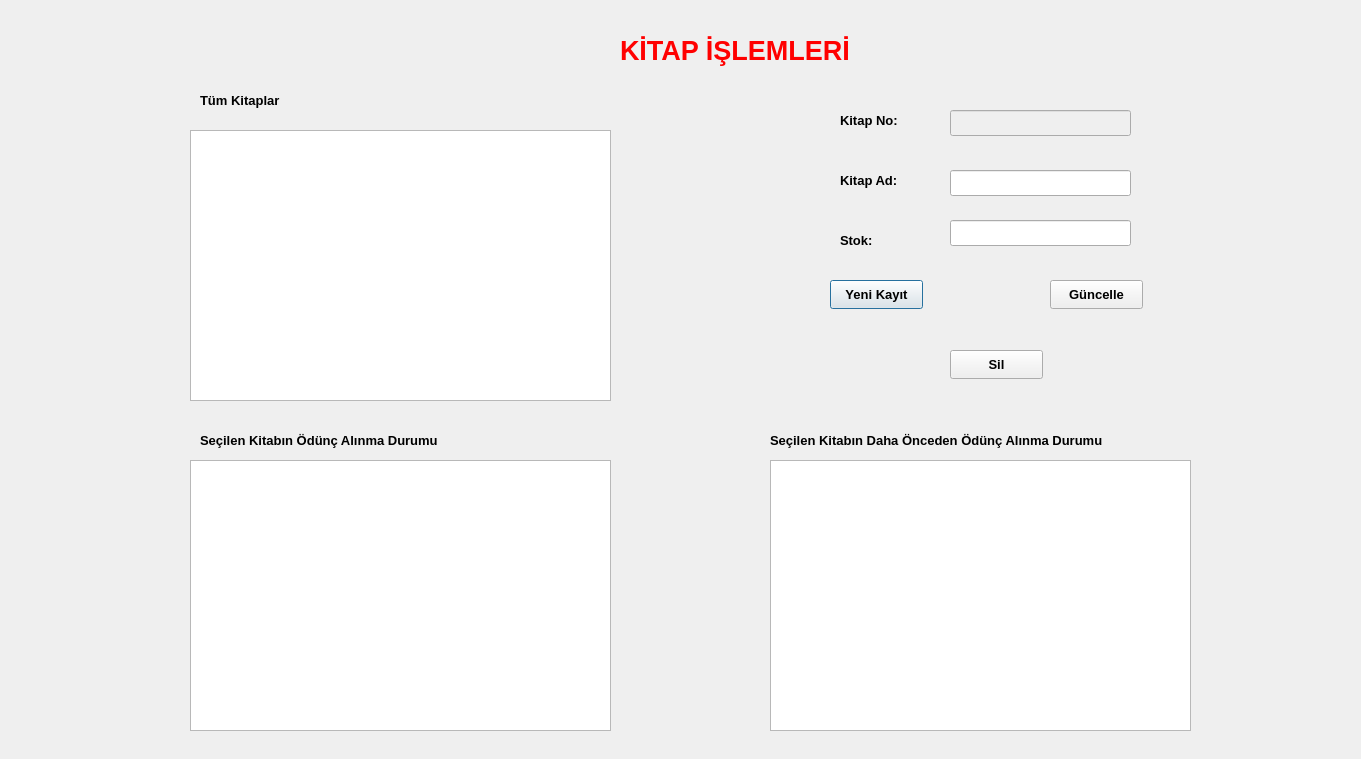
<?xml version="1.0" encoding="UTF-8"?>
<ui version="4.0">
 <class>kitapislemleri</class>
 <widget class="QDialog" name="kitapislemleri">
  <property name="geometry">
   <rect>
    <x>0</x>
    <y>0</y>
    <width>1361</width>
    <height>759</height>
   </rect>
  </property>
  <property name="windowTitle">
   <string>Dialog</string>
  </property>
  <widget class="QLabel" name="label">
   <property name="geometry">
    <rect>
     <x>620</x>
     <y>20</y>
     <width>321</width>
     <height>61</height>
    </rect>
   </property>
   <property name="palette">
    <palette>
     <active>
      <colorrole role="WindowText">
       <brush brushstyle="SolidPattern">
        <color alpha="255">
         <red>255</red>
         <green>0</green>
         <blue>0</blue>
        </color>
       </brush>
      </colorrole>
     </active>
     <inactive>
      <colorrole role="WindowText">
       <brush brushstyle="SolidPattern">
        <color alpha="255">
         <red>255</red>
         <green>0</green>
         <blue>0</blue>
        </color>
       </brush>
      </colorrole>
     </inactive>
     <disabled/>
    </palette>
   </property>
   <property name="font">
    <font>
     <pointsize>20</pointsize>
     <bold>true</bold>
    </font>
   </property>
   <property name="text">
    <string>KİTAP İŞLEMLERİ</string>
   </property>
  </widget>
  <widget class="QLabel" name="label_2">
   <property name="geometry">
    <rect>
     <x>200</x>
     <y>90</y>
     <width>131</width>
     <height>20</height>
    </rect>
   </property>
   <property name="font">
    <font>
     <pointsize>10</pointsize>
     <bold>true</bold>
    </font>
   </property>
   <property name="text">
    <string>Tüm Kitaplar</string>
   </property>
  </widget>
  <widget class="QTableView" name="tv_tumkitaplar">
   <property name="geometry">
    <rect>
     <x>190</x>
     <y>130</y>
     <width>421</width>
     <height>271</height>
    </rect>
   </property>
  </widget>
  <widget class="QLabel" name="label_3">
   <property name="geometry">
    <rect>
     <x>200</x>
     <y>430</y>
     <width>371</width>
     <height>20</height>
    </rect>
   </property>
   <property name="font">
    <font>
     <pointsize>10</pointsize>
     <bold>true</bold>
    </font>
   </property>
   <property name="text">
    <string>Seçilen Kitabın Ödünç Alınma Durumu</string>
   </property>
  </widget>
  <widget class="QTableView" name="tv_oduncalinan">
   <property name="geometry">
    <rect>
     <x>190</x>
     <y>460</y>
     <width>421</width>
     <height>271</height>
    </rect>
   </property>
  </widget>
  <widget class="QTableView" name="tv_oncedenodunc">
   <property name="geometry">
    <rect>
     <x>770</x>
     <y>460</y>
     <width>421</width>
     <height>271</height>
    </rect>
   </property>
  </widget>
  <widget class="QLabel" name="label_4">
   <property name="geometry">
    <rect>
     <x>770</x>
     <y>430</y>
     <width>441</width>
     <height>20</height>
    </rect>
   </property>
   <property name="font">
    <font>
     <pointsize>10</pointsize>
     <bold>true</bold>
    </font>
   </property>
   <property name="text">
    <string>Seçilen Kitabın Daha Önceden Ödünç Alınma Durumu</string>
   </property>
  </widget>
  <widget class="QLabel" name="label_5">
   <property name="geometry">
    <rect>
     <x>840</x>
     <y>110</y>
     <width>91</width>
     <height>20</height>
    </rect>
   </property>
   <property name="font">
    <font>
     <pointsize>10</pointsize>
     <bold>true</bold>
    </font>
   </property>
   <property name="text">
    <string>Kitap No:</string>
   </property>
  </widget>
  <widget class="QLabel" name="label_6">
   <property name="geometry">
    <rect>
     <x>840</x>
     <y>170</y>
     <width>91</width>
     <height>20</height>
    </rect>
   </property>
   <property name="font">
    <font>
     <pointsize>10</pointsize>
     <bold>true</bold>
    </font>
   </property>
   <property name="text">
    <string>Kitap Ad:</string>
   </property>
  </widget>
  <widget class="QLabel" name="label_7">
   <property name="geometry">
    <rect>
     <x>840</x>
     <y>230</y>
     <width>63</width>
     <height>20</height>
    </rect>
   </property>
   <property name="font">
    <font>
     <pointsize>10</pointsize>
     <bold>true</bold>
    </font>
   </property>
   <property name="text">
    <string>Stok:</string>
   </property>
  </widget>
  <widget class="QLineEdit" name="le_kitapno">
   <property name="enabled">
    <bool>false</bool>
   </property>
   <property name="geometry">
    <rect>
     <x>950</x>
     <y>110</y>
     <width>181</width>
     <height>26</height>
    </rect>
   </property>
  </widget>
  <widget class="QLineEdit" name="le_kitapad">
   <property name="geometry">
    <rect>
     <x>950</x>
     <y>170</y>
     <width>181</width>
     <height>26</height>
    </rect>
   </property>
  </widget>
  <widget class="QLineEdit" name="le_kitapstok">
   <property name="geometry">
    <rect>
     <x>950</x>
     <y>220</y>
     <width>181</width>
     <height>26</height>
    </rect>
   </property>
  </widget>
  <widget class="QPushButton" name="btn_yenikayit">
   <property name="geometry">
    <rect>
     <x>830</x>
     <y>280</y>
     <width>93</width>
     <height>29</height>
    </rect>
   </property>
   <property name="font">
    <font>
     <pointsize>10</pointsize>
     <bold>true</bold>
    </font>
   </property>
   <property name="text">
    <string>Yeni Kayıt</string>
   </property>
  </widget>
  <widget class="QPushButton" name="btn_guncelle">
   <property name="geometry">
    <rect>
     <x>1050</x>
     <y>280</y>
     <width>93</width>
     <height>29</height>
    </rect>
   </property>
   <property name="font">
    <font>
     <pointsize>10</pointsize>
     <bold>true</bold>
    </font>
   </property>
   <property name="text">
    <string>Güncelle</string>
   </property>
  </widget>
  <widget class="QPushButton" name="btn_sil">
   <property name="geometry">
    <rect>
     <x>950</x>
     <y>350</y>
     <width>93</width>
     <height>29</height>
    </rect>
   </property>
   <property name="font">
    <font>
     <pointsize>10</pointsize>
     <bold>true</bold>
    </font>
   </property>
   <property name="text">
    <string>Sil</string>
   </property>
  </widget>
 </widget>
 <resources/>
 <connections/>
</ui>
